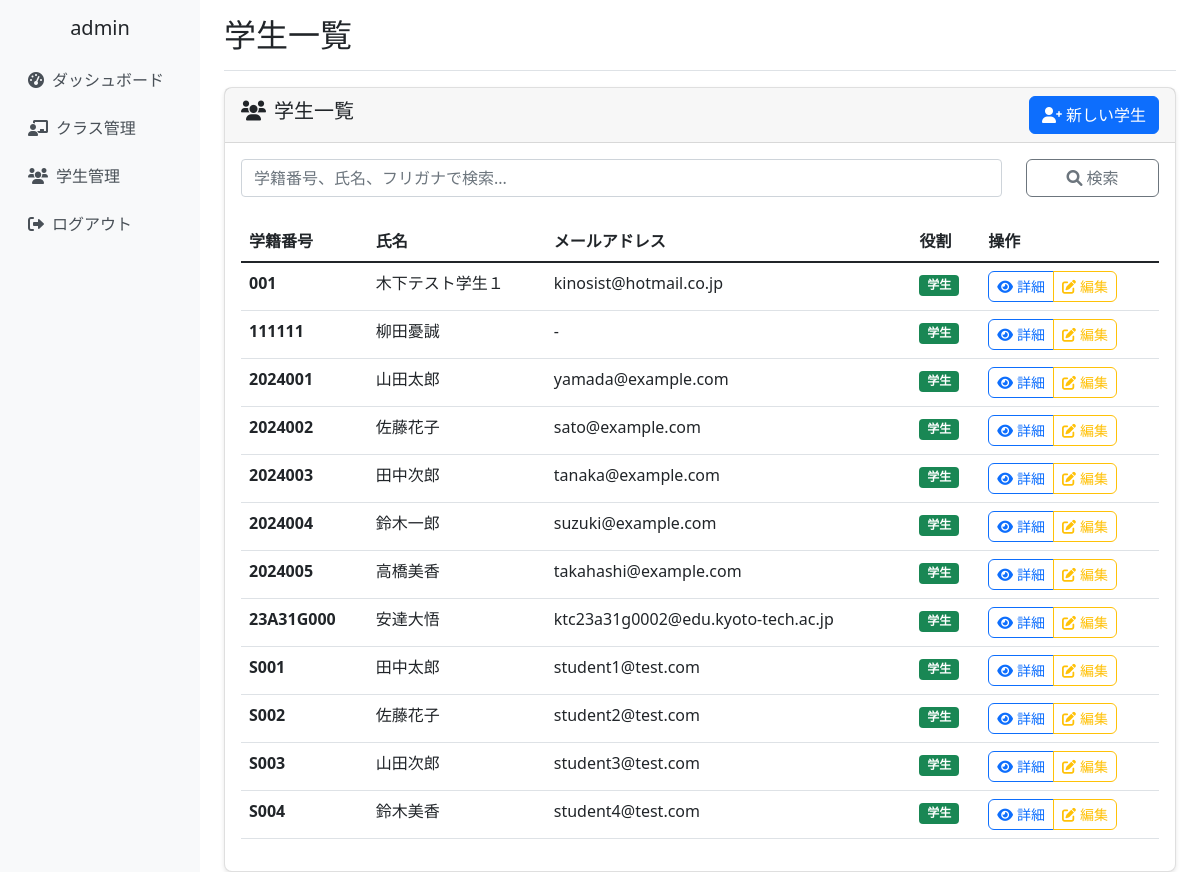
/students/ (signed in), run on the app's committed database.
### school_management/models.py (models this page shows, shortened)
class CustomUser(AbstractUser):
    ROLE_CHOICES = [
        ('admin', '管理者'),
        ('teacher', '教員'),
        ('student', '学生'),
    ]
    username = None  # usernameフィールドを無効化
    email = models.EmailField(unique=True)
    full_name = models.CharField(max_length=100, verbose_name='氏名')
    furigana = models.CharField(max_length=100, blank=True, verbose_name='ふりがな')
    points = models.IntegerField(default=0, verbose_name='ポイント')
    role = models.CharField(
        max_length=10,
        choices=ROLE_CHOICES,
        default='student',
        verbose_name='役割'
    )
    student_number = models.CharField(max_length=20, blank=True, verbose_name='学籍番号')
    teacher_id = models.CharField(max_length=20, blank=True, verbose_name='教員ID')
    created_at = models.DateTimeField(auto_now_add=True, verbose_name='登録日時')
    updated_at = models.DateTimeField(auto_now=True, verbose_name='更新日時')
    groups = models.ManyToManyField(
        'auth.Group',
        verbose_name='groups',
        blank=True,
        help_text='The groups this user belongs to.',
        related_name="customuser_set",
        related_query_name="customuser",
    )
    user_permissions = models.ManyToManyField(
        'auth.Permission',
        verbose_name='user permissions',
        blank=True,
        help_text='Specific permissions for this user.',
        related_name="customuser_set",
        related_query_name="customuser",
    )
    USERNAME_FIELD = 'email'
    REQUIRED_FIELDS = ['full_name']
    objects = CustomUserManager()
    class Meta:
        verbose_name = 'ユーザー'
        verbose_name_plural = 'ユーザー'

### school_management/views.py (the view)
# urls.py: path('students/', views.student_list_view, name='student_list'),
@login_required
def student_list_view(request):
    students = Student.objects.filter(
        role='student',
        student_number__isnull=False,
        student_number__gt='',
        classroom__teachers=request.user
    ).distinct().order_by('student_number')
    search_query = request.GET.get('search', '')
    if search_query:
        students = students.filter(
            Q(student_number__icontains=search_query) |
            Q(full_name__icontains=search_query)
        )
    context = {
        'students': students,
        'search_query': search_query,
    }
    return render(request, 'school_management/student_list.html', context)

### school_management/templates/school_management/student_list.html (shortened to what this page needs)
{% extends 'school_management/base.html' %}
{% block page_title %}学生一覧{% endblock %}
{% block content %}
<div class="row">
    <div class="col-12">
        <div class="card">
            <div class="card-header d-flex justify-content-between align-items-center">
                <h5><i class="fas fa-users me-2"></i>学生一覧</h5>
                <a href="{% url 'school_management:student_create' %}" class="btn btn-primary">
                    <i class="fas fa-user-plus me-1"></i>新しい学生
                </a>
            </div>
            <div class="card-body">
                <form method="get" class="mb-4">
                    <div class="row">
                        <div class="col-md-10">
                            <input type="text" class="form-control" name="search"
                                   placeholder="学籍番号、氏名、フリガナで検索..."
                                   value="{{ search_query }}">
                        </div>
                        <div class="col-md-2">
                            <button type="submit" class="btn btn-outline-secondary w-100">
                                <i class="fas fa-search"></i> 検索
                            </button>
                        </div>
                    </div>
                </form>
                {% if students %}
                    <div class="table-responsive">
                        <table class="table table-hover">
                            <thead>
                                <tr>
                                    <th>学籍番号</th>
                                    <th>氏名</th>
                                    <th>メールアドレス</th>
                                    <th>役割</th>
                                    <th>操作</th>
                                </tr>
                            </thead>
                            <tbody>
                                {% for student in students %}
                                <tr>
                                    <td><strong>{{ student.student_number|default:"未設定" }}</strong></td>
                                    <td>{{ student.full_name }}</td>
                                    <td>{{ student.email|default:"-" }}</td>
                                    <td><span class="badge bg-success">{{ student.get_role_display }}</span></td>
                                    <td>
                                        {% if student.student_number %}
                                        <div class="btn-group" role="group">
                                            <a href="{% url 'school_management:student_detail' student.student_number %}"
                                               class="btn btn-outline-primary btn-sm">
                                                <i class="fas fa-eye me-1"></i>詳細
                                            </a>
                                            <a href="{% url 'school_management:student_edit' student.student_number %}"
                                               class="btn btn-outline-warning btn-sm">
                                                <i class="fas fa-edit me-1"></i>編集
                                            </a>
                                        </div>
                                        {% else %}
                                        <span class="text-muted">学籍番号未設定</span>
                                        {% endif %}
                                    </td>
                                </tr>
                                {% endfor %}
                            </tbody>
                        </table>
                    </div>
                {% endif %}
            </div>
        </div>
    </div>
</div>
{% endblock %}

### school_management/templates/school_management/base.html (shortened to what this page needs)
{% load static %}
<!DOCTYPE html>
<html lang="ja">
<head>
    <link href="https://cdn.jsdelivr.net/npm/bootstrap@5.1.3/dist/css/bootstrap.min.css" rel="stylesheet">
    <link href="https://cdnjs.cloudflare.com/ajax/libs/font-awesome/6.0.0/css/all.min.css" rel="stylesheet">
    <link href="{% static 'school_management/css/base.css' %}" rel="stylesheet">
</head>
<body>
    <div class="container-fluid">
        <div class="row">
            {% if user.is_authenticated %}
            <nav class="col-md-3 col-lg-2 d-md-block d-none sidebar collapse">
                <div class="position-sticky pt-3">
                    <div class="text-center mb-3">
                        <h5>{{ user.full_name }}</h5>
                    </div>
                    <ul class="nav flex-column">
                        <li class="nav-item">
                            <a class="nav-link" href="{% url 'school_management:dashboard' %}">
                                <i class="fas fa-tachometer-alt me-2"></i>ダッシュボード
                            </a>
                        </li>
                        <li class="nav-item">
                            <a class="nav-link" href="{% url 'school_management:class_list' %}">
                                <i class="fas fa-chalkboard-teacher me-2"></i>クラス管理
                            </a>
                        </li>
                        <li class="nav-item">
                            <a class="nav-link" href="{% url 'school_management:student_list' %}">
                                <i class="fas fa-users me-2"></i>学生管理
                            </a>
                        </li>
                        <li class="nav-item">
                            <a class="nav-link" href="{% url 'school_management:logout' %}">
                                <i class="fas fa-sign-out-alt me-2"></i>ログアウト
                            </a>
                        </li>
                    </ul>
                </div>
            </nav>
            <main class="col-md-9 ms-sm-auto col-lg-10 px-md-4 main-content">
                <div class="d-flex justify-content-between flex-wrap flex-md-nowrap align-items-center pt-3 pb-2 mb-3 border-bottom">
                    <h1 class="h2">{% block page_title %}{% endblock %}</h1>
                </div>
                {% block content %}{% endblock %}
            </main>
            {% else %}
            <div class="col-12">
                {% block login_content %}{% endblock %}
            </div>
            {% endif %}
        </div>
    </div>
</body>
</html>

### school_management/static/school_management/css/base.css (style rules this page uses)
.sidebar { min-height: 100vh; background-color: #f8f9fa; }
.main-content { min-height: 100vh; }
.card { box-shadow: 0 2px 4px rgba(0, 0, 0, 0.1); border-radius: 8px; }
.btn { border-radius: 6px; transition: all 0.2s ease-in-out; }
.nav-link { color: #495057; padding: 0.75rem 1rem; border-radius: 6px; transition: all 0.2s ease-in-out; }
@media (min-width: 768px) { .sidebar { position: relative; left: 0; } }

### data on the page
CustomUser: full_name "admin"
CustomUser: student_number "001", full_name "木下テスト学生１", email "kinosist@hotmail.co.jp", role "学生", shows "詳細"
CustomUser: student_number "111111", full_name "柳田憂誠", email "-", role "学生", shows "詳細"
CustomUser: student_number "2024001", full_name "山田太郎", email "yamada@example.com", role "学生", shows "詳細"
CustomUser: student_number "2024002", full_name "佐藤花子", email "sato@example.com", role "学生", shows "詳細"
CustomUser: student_number "2024003", full_name "田中次郎", email "tanaka@example.com", role "学生", shows "詳細"
CustomUser: student_number "2024004", full_name "鈴木一郎", email "suzuki@example.com", role "学生", shows "詳細"
CustomUser: student_number "2024005", full_name "高橋美香", email "takahashi@example.com", role "学生", shows "詳細"
CustomUser: student_number "23A31G000", full_name "安達大悟", email "ktc23a31g0002@edu.kyoto-tech.ac.jp", role "学生", shows "詳細"
CustomUser: student_number "S001", full_name "田中太郎", email "student1@test.com", role "学生", shows "詳細"
CustomUser: student_number "S002", full_name "佐藤花子", email "student2@test.com", role "学生", shows "詳細"
CustomUser: student_number "S003", full_name "山田次郎", email "student3@test.com", role "学生", shows "詳細"
CustomUser: student_number "S004", full_name "鈴木美香", email "student4@test.com", role "学生", shows "詳細"
